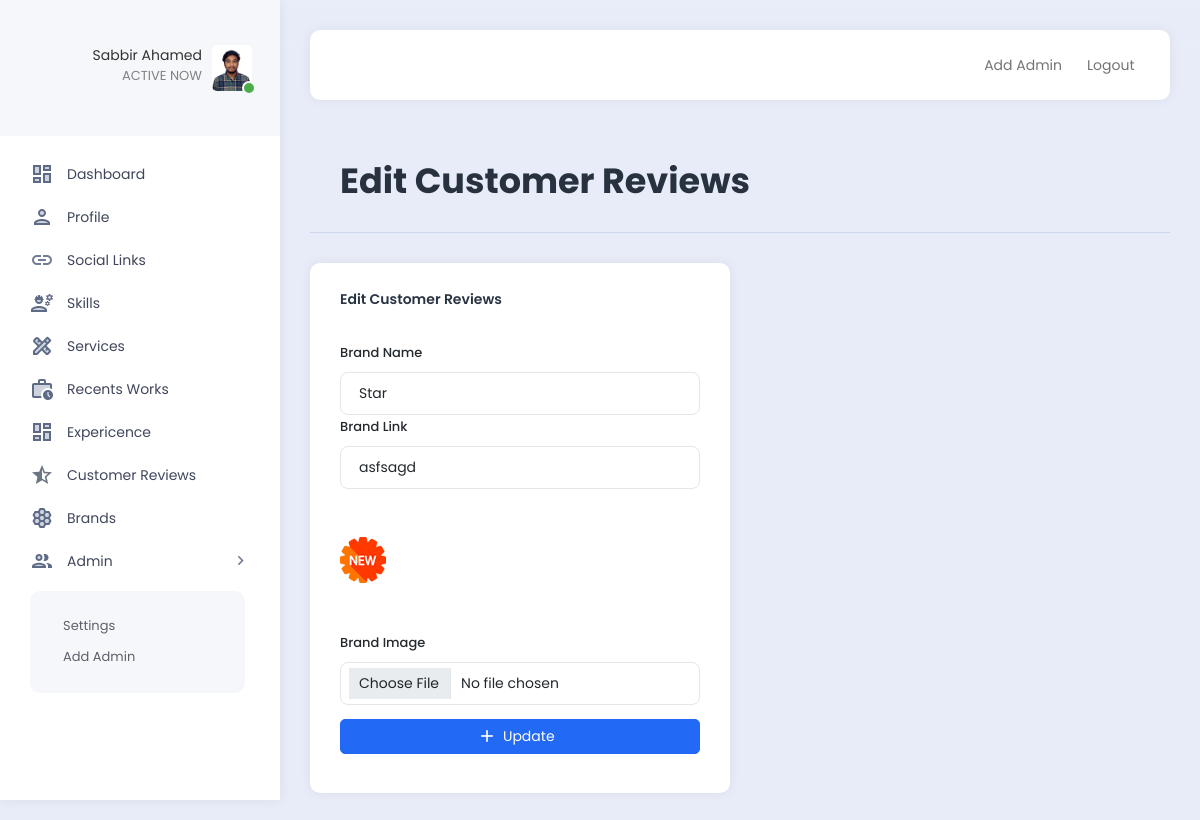
The page /admin/editBrand.php?editid=2 (signed in) on the database its author committed.
### tables this page shows
CREATE TABLE `brands` (
  `id` int NOT NULL,
  `name` varchar(200) NOT NULL,
  `image` varchar(200) NOT NULL DEFAULT 'default.jpg',
  `link` varchar(1000) NOT NULL,
  `status` varchar(200) NOT NULL DEFAULT 'deactive'
);

### admin/editBrand.php (the view)
<?php
include("extends/header.php");
$id = $_GET['editid'];
$brands_query = "SELECT * FROM brands WHERE id='$id' ";
$connect = mysqli_query($db,$brands_query);
$brands = mysqli_fetch_assoc($connect);
?>
<div class="row">
    <div class="col">
        <div class="page-description">
            <h1>Edit Customer Reviews</h1>
        </div>
    </div>
</div>
<div class="row">
    <div class="col-6">
        <div class="card">
            <div class="card-header">
                <p>Edit Customer Reviews</p>
            </div>
            <div class="card-body">
                <form action="menuScript/brands.php" method="POST" enctype="multipart/form-data">
                <label for="exampleInputEmail1" class="form-label">Brand Name</label>
                <input type="text" class="form-control" name="customer_name" aria-describedby="emailHelp" value="<?= $brands['name'] ?>">
                <label for="exampleInputEmail1" class="form-label">Brand Link</label>
                <input type="text" name="position" class="form-control" aria-describedby="emailHelp" value="<?= $brands['link']?>">
                <picture class="d-block my-4">
                    <img id="port_show_img" src="../frontend/img/brand/uploads/<?= $brands['image'] ?>" alt="" style="width:100px; height: 100px; object-fit:contain">
                </picture>
                <label for="exampleInputEmail1" class="form-label">Brand Image</label>
                <input onchange="document.querySelector('#port_show_img').src = window.URL.createObjectURL(this.files[0])" type="file" class="form-control" aria-describedby="emailHelp" name="workimage">
                    <div class="d-grid gap-2 my-3">
                        <button name="update" class="btn btn-primary" type="submit"><i class="material-icons">add</i>Update</button>
                    </div>
                </form>
            </div>
        </div>
    </div>
</div>

### admin/extends/header.php (shortened to what this page needs)
<?php
include ("config/database_conn.php");
     $explode = explode('/', $_SERVER['PHP_SELF']);
     $id = $_SESSION["author_id"];
     $link = end($explode);
     $adimg_query = "SELECT * FROM admins WHERE id='$id'";
     $conection = mysqli_query($db, $adimg_query);
     $user = mysqli_fetch_assoc($conection);
?>
<!DOCTYPE html>
<html lang="en">
<head>
    <link rel="stylesheet" href="https://cdnjs.cloudflare.com/ajax/libs/font-awesome/4.7.0/css/font-awesome.css" />
    <link href="assets/plugins/bootstrap/css/bootstrap.min.css" rel="stylesheet">
    <link href="assets/plugins/perfectscroll/perfect-scrollbar.css" rel="stylesheet">
    <link href="assets/plugins/pace/pace.css" rel="stylesheet">
    <link href="assets/css/main.min.css" rel="stylesheet">
    <link href="assets/css/custom.css" rel="stylesheet">
</head>
<body>
    <div class="app align-content-stretch d-flex flex-wrap">
        <div class="app-sidebar">
            <div class="logo">
                <a href="index.html" class="logo-icon"><span class="logo-text">SAVALON TECHNOLOGIES</span></a>
                <div class="sidebar-user-switcher user-activity-online">
                    <a href="#">
                    <?php if ($user['image'] == 'default.png') { ?>
                        <img src="../assets/images/profile/default/default.png" alt="img">
                        <?php }else{  ?>
                        <img src="assets\images\profile/uploads/<?= $user['image'] ?>">
                        <?php } ?>
                        <span class="activity-indicator"></span>
                        <span class="user-info-text"><?= $_SESSION["author_name"] ?><br><span class="user-state-info">ACTIVE NOW</span></span>
                    </a>
                </div>
            </div>
            <div class="app-menu">
                <ul class="accordion-menu">
                    <li class="<?= $link == 'index.php'?'active-page':''?>">
                        <a href="index.php" class="active"><i class="material-icons-two-tone">dashboard</i>Dashboard</a>
                    </li>
                    <li class="<?= $link == 'profile.php'?'active-page':''?>">
                        <a href="profile.php" class="active"><i class="material-icons-two-tone">person</i>Profile</a>
                    </li>
                    <li class="<?= $link == 'links.php'?'active-page':''?>">
                        <a href="links.php" class="active"><i class="material-icons-two-tone">link</i>Social Links</a>
                    </li>
                    <li class="<?= $link == 'skills.php'?'active-page':''?>">
                        <a href="skills.php" class="active"><i class="material-icons-two-tone">engineering</i>Skills</a>
                    </li>
                    <li class="<?= $link == 'services.php'?'active-page':''?>">
                        <a href="services.php" class="active"><i class="material-icons-two-tone">design_services</i>Services</a>
                    </li>
                    <li class="<?= $link == 'recent_works.php'?'active-page':''?>">
                        <a href="recent_works.php" class="active"><i class="material-icons-two-tone">work_history</i>Recents Works</a>
                    </li>
                    <li class="<?= $link == 'experience.php'?'active-page':''?>">
                        <a href="experience.php" class="active"><i class="material-icons-two-tone">dashboard</i>Expericence</a>
                    </li>
                    <li class="<?= $link == 'customer_reviews.php'?'active-page':''?>">
                        <a href="customer_reviews.php" class="active"><i class="material-icons-two-tone">star_half</i>Customer Reviews</a>
                    </li>
                    <li class="<?= $link == 'brands.php'?'active-page':''?>">
                        <a href="brands.php" class="active"><i class="material-icons-two-tone">hive</i>Brands</a>
                    </li>
                    <li>
                        <a href=""><i class="material-icons-two-tone">people</i>Admin<i class="material-icons has-sub-menu">keyboard_arrow_right</i></a>
                        <ul class="sub-menu">
                            <li>
                                <a href="settings.php">Settings</a>
                            </li>
                            <li>
                                <a href="add_admin.php">Add Admin</a>
                            </li>
                        </ul>
                    </li>
                </ul>
            </div>
        </div>
        <div class="app-container">
            <div class="app-header">
                <nav class="navbar navbar-light navbar-expand-lg">
                    <div class="container-fluid">
                        <div class="d-flex">
                            <ul class="navbar-nav">
                                <li class="nav-item hidden-on-mobile">
                                    <a class="nav-link " href="add_admin.php">Add Admin</a>
                                </li>
                                <li class="nav-item hidden-on-mobile">
                                    <a class="nav-link" href="extends/logout.php">Logout</a>
                                </li>
                            </ul>
                        </div>
                    </div>
                </nav>
            </div>
            <div class="app-content">
                <div class="content-wrapper">

### rows shown on the page
brands: customer_name "Star", position "asfsagd", image (picture)

### other values the page prints
$_SESSION["author_name"] "Sabbir Ahamed"
